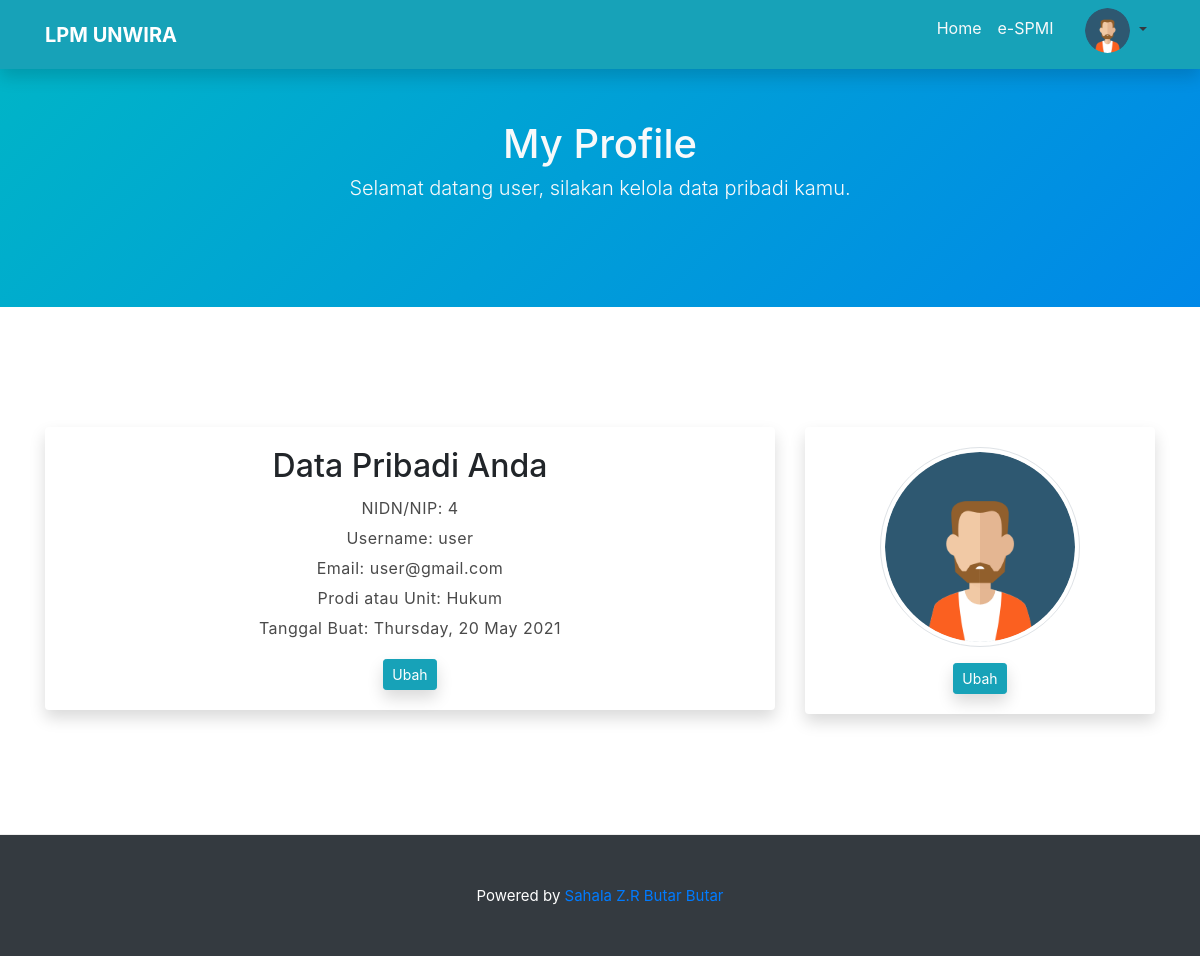
/profile.php (signed in), run on the app's committed database.
### tables this page shows
CREATE TABLE `users` (
  `id_user` int(11) NOT NULL,
  `id_role` int(11) NOT NULL DEFAULT 4,
  `id_active` int(11) NOT NULL DEFAULT 2,
  `id_access` int(11) NOT NULL DEFAULT 1,
  `id_prodi` int(11) NOT NULL,
  `nidn` int(25) NOT NULL,
  `img` varchar(75) NOT NULL DEFAULT 'default.png',
  `username` varchar(150) NOT NULL,
  `email` varchar(100) NOT NULL,
  `password` varchar(100) NOT NULL,
  `date_created` varchar(35) NOT NULL
);

CREATE TABLE `prodi` (
  `id_prodi` int(11) NOT NULL,
  `id_fakultas` int(11) NOT NULL,
  `prodi` varchar(150) NOT NULL
);

### Application/controller/script.php (called while the page is built, shortened)
<?php if(!isset($_SESSION)){session_start();}
    require_once("connect.php"); require_once("functions.php");
if(!isset($_SESSION['id-user'])){
    if(isset($_POST['login'])){
        if(login($_POST)>0){
            header("Location: ../"); exit;
        }
    }
    if(isset($_POST['registration'])){
        if(registration($_POST)>0){
            $_SESSION['message-success']="Akun anda berhasil terdaftar, silakan masuk untuk melanjutkan.";
            header("Location: login"); exit;
        }
    }
    $select_prodi=mysqli_query($conn_v1, "SELECT * FROM prodi");
}else if($_SESSION['id-user']){
    if($_SESSION['id-role']<=4){
        $id_user=htmlspecialchars(addslashes(trim(mysqli_real_escape_string($conn_v1, $_SESSION['id-user']))));
        $icon_profile=mysqli_query($conn_v1, "SELECT * FROM users WHERE id_user='$id_user'");
        $viewProfile=mysqli_query($conn_v1, "SELECT * FROM users JOIN users_role ON users.id_role=users_role.id_role JOIN prodi ON users.id_prodi=prodi.id_prodi WHERE id_user='$id_user'");
    }
}

### profile.php (the view, shortened to what this page needs)
<?php if(!isset($_SESSION)){session_start();}
    require_once("Application/controller/script.php");
?>
<!DOCTYPE html>
<html lang="id">
    <head><?php require_once("Application/access/header.php");?></head>
    <body id="page-top">
        <?php require_once("Application/access/navbar.php");?>
        <header class="bg-light" id="services">
            <div class="container text-center text-light">
                <h1>My Profile</h1>
                <p class="lead text-light">Selamat datang <?= $_SESSION['username']?>, silakan kelola data pribadi kamu.</p>
            </div>
        </header>
        <section id="about">
            <div class="container">
                <div class="row">
                    <?php foreach($viewProfile as $row):?>
                        <div class="col-lg-8">
                            <div class="card card-body border-0 shadow text-center">
                                <h2>Data Pribadi Anda</h2>
                                <?php if(!isset($_POST['view-biodata-profile'])){?>
                                <p class="m-0 p-0">NIDN/NIP: <?= $row['nidn']?></p>
                                <p class="m-0 p-0">Username: <?= $row['username']?></p>
                                <p class="m-0 p-0">Email: <?= $row['email']?></p>
                                <p class="m-0 p-0">Prodi atau Unit: <?= $row['prodi']?></p>
                                <p class="m-0 p-0">Tanggal Buat: <?= $row['date_created']?></p>
                                <form action="" method="POST">
                                    <button type="submit" name="view-biodata-profile" class="btn btn-info shadow btn-sm mt-3">Ubah</button>
                                </form>
                                <?php }if(isset($_POST['view-biodata-profile'])){?>
                                <div class="col-8 mt-4 mx-auto">
                                    <form action="" method="POST">
                                        <input type="hidden" name="id-user" value="<?= $row['id_user']?>">
                                        <input type="hidden" name="old-nidn" value="<?= $row['nidn']?>">
                                        <input type="hidden" name="old-email" value="<?= $row['email']?>">
                                        <div class="form-group text-center">
                                            <label for="nidn-nip" class="font-weight-bold">NIDN/NIP</label>
                                            <input type="number" name="nidn" value="<?= $row['nidn']?>" id="nidn-nip" placeholder="NIDN/NIP" class="form-control text-center" required>
                                        </div>
                                        <div class="form-group text-center">
                                            <label for="username" class="font-weight-bold">Username</label>
                                            <input type="text" name="username" value="<?= $row['username']?>" id="username" placeholder="Nama Dosen" class="form-control text-center" required>
                                        </div>
                                        <div class="form-group text-center">
                                            <label for="email" class="font-weight-bold">e-Mail</label>
                                            <input type="email" name="email" value="<?= $row['email']?>" id="email" placeholder="e-Mail" class="form-control text-center" required>
                                        </div>
                                        <div class="form-group text-center">
                                            <label for="prodi-unit" class="font-weight-bold">Program Studi atau Unit</label>
                                            <select name="id-prodi" id="prodi-unit" class="form-control text-center" required>
                                                <option>Pilih Program Studi atau Unit</option>
                                                <?php foreach($select_prodi as $row_prodi):?>
                                                <option value="<?= $row_prodi['id_prodi']?>"><?= $row_prodi['prodi']?></option>
                                                <?php endforeach;?>
                                            </select>
                                        </div>
                                        <div class="form-group text-center">
                                            <button type="submit" name="save-biodata" class="btn btn-info shadow btn-sm mt-3">Simpan</button>
                                        </div>
                                    </form>
                                </div>
                                <?php }?>
                            </div>
                        </div>
                        <div class="col-lg-4 text-center" id="register">
                            <div class="card card-body border-0 shadow">
                                <?php if(!isset($_POST['view-image-profile'])){?>
                                <img src="Assets/img/<?= $row['img']?>" alt="Profile Saya" class="img-thumbnail mx-auto rounded-circle" style="width: 200px">
                                <form action="" method="POST">
                                    <button type="submit" name="view-image-profile" class="btn btn-info btn-sm shadow mt-3">Ubah</button>
                                </form>
                                <?php }if(isset($_POST['view-image-profile'])){?>
                                <form action="" method="POST" enctype="multipart/form-data">
                                    <input type="hidden" name="id-user" value="<?= $row['id_user'];?>">
                                    <input type="hidden" name="old-img" value="<?= $row['img']?>">
                                    <div class="upload-profile-image d-flex justify-content-center">
                                        <div class="text-center">
                                            <div class="d-flex justify-content-center">
                                                <img class="camera-icon" src="Assets/img/camera-solid.svg" alt="camera">
                                            </div>
                                            <img src="Assets/img/<?= $row['img'];?>" style="width: 200px" class="img rounded-circle" alt="profile">
                                            <small class="form-text text-black-50">Pilih Fotomu</small>
                                            <input type="file" class="form-control-file" name="profile" id="upload-profile">
                                        </div>
                                    </div>
                                    <div class="form-group mt-4">
                                        <button type="submit" name="save-profile" class="btn btn-info btn-sm shadow card-scale">Simpan</button>
                                    </div>
                                </form>
                                <?php }?>
                            </div>
                        </div>
                    <?php endforeach;?>
                </div>
            </div>
        </section>
        <?php require_once("Application/access/footer.php");?>
    </body>
</html>

### Application/access/navbar.php (shortened to what this page needs)
<?php if(!isset($_SESSION['access-file'])){?>
    <header class="header-area header-sticky">
        <div class="container">
            <div class="row">
                <div class="col-12">
                    <nav class="main-nav">
                        <a href="#page-top" class="logo">Pelayanan Dokumen<br><p class="mt-n4">Lembaga Penjamin Mutu UNWIRA</p></a>
                        <ul class="nav">
                            <li class="scroll-to-section"><a href="<?php if(isset($_SESSION['auth'])){echo ".";}?>./">Home</a></li>
                            <li class="scroll-to-section"><a href="http://spmi.unwira.ac.id/auth">e-SPMI</a></li>
                            <!-- <li class="scroll-to-section"><a href="#about">About</a></li>
                            <li class="scroll-to-section"><a href="#contact-us">Contact Us</a></li> -->
                            <?php if(isset($_SESSION['id-user'])){if($_SESSION['id-role']<=3){?>
                            <li class="scroll-to-section">
                                <button type="button" class="btn btn-info shadow-lg ml-n3 mt-1 btn-sm" data-toggle="modal" data-target=".jadwal-kegiatan"><i class="fas fa-calendar-alt"></i> <span class="badge badge-info text-warning"><?= $countSchedule_now?></span></button>
                            </li>
                            <?php }?>
                            <!-- <li class="submenu">
                                <a href="#">Info</a>
                                <ul>
                                    <li><a href="#">halaman 1</a></li>
                                    <li><a href="#">halaman 2</a></li>
                                    <li><a href="#">halaman 2</a></li>
                                </ul>
                            </li> -->
                            <?php }if(!isset($_SESSION['id-user']) && !isset($_SESSION['auth'])){?>
                            <li class="scroll-to-section"><a href="Auth/login">Login</a></li>
                            <?php }if(isset($_SESSION['id-user'])){?>
                            <a class="nav-link dropdown-toggle text-dark no-arrow mt-n2" href="" id="userDropdown" role="button" data-toggle="dropdown" aria-haspopup="true" aria-expanded="false">
                                <?php if(mysqli_num_rows($icon_profile)==0){?>
                                    <p class="text-danger">Query error!</p>
                                <?php }if(mysqli_num_rows($icon_profile)>0){while($row=mysqli_fetch_assoc($icon_profile)){?>
                                    <img class="img-profile rounded-circle no-arrow" style="width: 45px;" src="Assets/img/<?= $row['img']?>">
                                <?php }}?>
                            </a>
                            <div class="dropdown-menu dropdown-menu-right shadow animated--grow-in no-arrow" aria-labelledby="userDropdown">
                                <a class="dropdown-item" href="profile">
                                    <i class="fas fa-user fa-sm fa-fw mr-2"></i>
                                    My Profile
                                </a>
                                <a class="dropdown-item" href="profile-settings">
                                    <i class="fas fa-cog fa-sm fa-fw mr-2"></i>
                                    Settings
                                </a>
                                <div class="dropdown-divider"></div>
                                <a class="dropdown-item" href="Application/controller/logout">
                                    <i class="fas fa-sign-out-alt fa-sm fa-fw mr-2"></i>
                                    Logout
                                </a>
                            </div>
                            <?php }?>
                        </ul>
                        <a class='menu-trigger'>
                            <span>Menu</span>
                        </a>
                    </nav>
                </div>
            </div>
        </div>
    </header>
<?php }if(isset($_SESSION['access-file'])){?>
    <nav class="navbar navbar-expand-lg navbar-dark bg-info shadow fixed-top" id="mainNav">
        <div class="container">
            <a class="navbar-brand js-scroll-trigger font-weight-bold" href="./">LPM UNWIRA</a>
            <div class="collapse navbar-collapse" id="navbarResponsive">
                <ul class="navbar-nav ml-auto">
                    <li class="nav-item"><a class="nav-link js-scroll-trigger text-light" href="./">Home</a></li>
                    <li class="nav-item"><a class="nav-link js-scroll-trigger text-light mr-3" href="http://spmi.unwira.ac.id/auth">e-SPMI</a></li>
                    <a class="nav-link dropdown-toggle text-dark no-arrow mt-n2" href="" id="userDropdown" role="button" data-toggle="dropdown" aria-haspopup="true" aria-expanded="false">
                        <?php if(mysqli_num_rows($icon_profile)==0){?>
                            <p class="text-danger">Query error!</p>
                        <?php }if(mysqli_num_rows($icon_profile)>0){while($row=mysqli_fetch_assoc($icon_profile)){?>
                            <img class="img-profile rounded-circle no-arrow" style="width: 45px" src="Assets/img/<?= $row['img']?>">
                        <?php }}?>
                    </a>
                </ul>
            </div>
        </div>
    </nav>
<?php }?>

### Assets/css/stylex.css (style rules this page uses)
html, body, div, span, applet, object, iframe, h1, h2, h3, h4, h5, h6, p, blockquote, div pre, a, abbr, acronym, address, big, cite, code, del, dfn, em, font, img, ins, kbd, q, s, samp, small, strike, strong, sub, sup, tt, var, b, u, i, center, dl, dt, dd, ol, ul, li, figure, header, nav, section, article, aside, footer, figcaption { margin: 0; padding: 0; border: 0; outline: 0; }
ul, li { padding: 0; margin: 0; list-style: none; }
header, nav, section, article, aside, footer, hgroup { display: block; }
* { box-sizing: border-box; }
html, body { font-family: "Roboto", sans-serif; font-weight: 400; background-color: #fff; font-size: 16px; -ms-text-size-adjust: 100%; -webkit-font-smoothing: antialiased; -moz-osx-font-smoothing: grayscale; }
a { text-decoration: none !important; }
h1, h2, h3, h4, h5, h6 { margin-top: 0px; margin-bottom: 0px; }
ul { margin-bottom: 0px; }
p { font-size: 15px; line-height: 25px; color: #4a4a4a; }
html, body { background: #fff; font-family: "Roboto", sans-serif; }
#about { padding: 120px 0px; border-bottom: 1px solid #eee; }
#about p, #about2 p { margin-bottom: 30px; font-size: 16px; line-height: 30px; letter-spacing: 0.5px; }
#services { position: relative; padding: 120px 0px 90px 0px; background: rgba(0, 136, 232, 1); background: -moz-linear-gradient( -45deg, rgba(0, 136, 232, 1) 0%, rgba(0, 182, 198, 1) 0%, rgba(0, 136, 232, 1) 100% ); background: -webkit-gradient( left top, right bottom, color-stop(0%, rgba(0, 136, 232, 1)), color-stop(0%, rgba(0, 182, 198, 1)), color-stop(100%, rgba(0, 136, 232, 1)) ); background: -webkit-linear-gradient( -45deg, rgba(0, 136, 232, 1) 0%, rgba(0, 182, 198, 1) 0%, rgba(0, 136, 232, 1) 100% ); background: -o-linear-gradient( -45deg, rgba(0, 136, 232, 1) 0%, rgba(0, 182, 198, 1) 0%, rgba(0, 136, 232, 1) 100% ); background: -ms-linear-gradient( -45deg, rgba(0, 136, 232, 1) 0%, rgba(0, 182, 198, 1) 0%, rgba(0, 136, 232, 1) 100% ); background: linear-gradient( 135deg, rgba(0, 136, 232, 1) 0%, rgba(0, 182, 198, 1) 0%, rgba(0, 136, 232, 1) 100% ); filter: progid:DXImageTransform.Microsoft.gradient( startColorstr='#0088e8', endColorstr='#0088e8', GradientType=1 ); }

### Assets/css/register.css (style rules this page uses)
:root { --font-ubuntu: 'Ubuntu', monospace; --color-border: #e5e5e5; }

### data on the page
users: img (placeholder picture), nidn "4", username "user", email "user@gmail.com", id_prodi.prodi "Hukum", date_created "Thursday, 20 May 2021"

### other printed values
$_SESSION['username'] "user"
